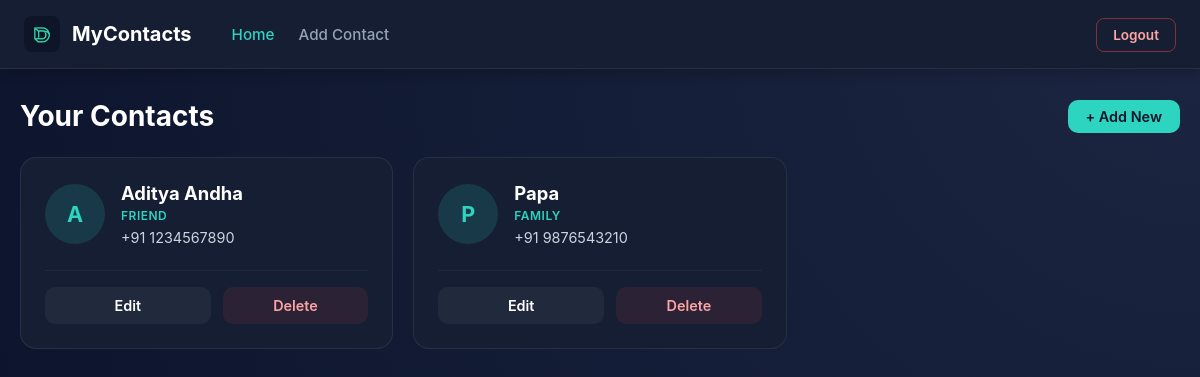
Page /home/ (signed in) on the committed database.
### home/models.py (models this page shows, shortened)
class Contact(models.Model):
    user = models.ForeignKey(
        User,
        on_delete=models.CASCADE,
        related_name='contacts'
    )
    image = models.ImageField(
        upload_to='contacts/',
        blank=True,
        null=True
    )
    name = models.CharField(max_length=100)
    contact_number = models.CharField(max_length=20)
    relation = models.CharField(max_length=50)

### home/views.py (the view)
# urls.py: 2. Add a URL to urlpatterns:  path('', views.home, name='home')
@login_required
def home(request):
    contacts = Contact.objects.filter(user=request.user)
    return render(request, 'home.html', {
        'contacts': contacts
    })

### templates/home.html (shortened to what this page needs)
{% extends 'base.html' %}
{% block nav_home %}active{% endblock %}
{% block content %}
<main class="main-content">
  {% if contacts %}
    <div class="contact-header">
      <h2>Your Contacts</h2>
      <a href="{% url 'add_contact' %}" class="btn-primary btn-small">+ Add New</a>
    </div>
    <div class="contact-grid">
      {% for contact in contacts %}
        <div class="contact-card">
          <div class="contact-info-wrapper">
            {% if contact.image %}
              <img src="{{ contact.image.url }}" alt="{{ contact.name }}" class="contact-avatar">
            {% else %}
              <div class="contact-avatar placeholder-avatar">
                {{ contact.name|slice:":1"|upper }}
              </div>
            {% endif %}
            <div class="contact-details">
              <h3>{{ contact.name }}</h3>
              <p class="contact-relation">{{ contact.relation }}</p>
              <p class="contact-number">{{ contact.contact_number }}</p>
            </div>
          </div>
          <div class="contact-actions">
            <a href="{% url 'edit_contact' contact.id %}" class="btn-edit">Edit</a>
            <form action="{% url 'delete_contact' %}" method="POST">
           <button type="submit" class="btn-delete">Delete</button>
           </form>
          </div>
        </div>
      {% endfor %}
    </div>
  {% else %}
    <div class="empty-state">
      <a href="{% url 'add_contact' %}" class="btn-huge-plus">+</a>
      <p class="empty-state-text">Add a new contact</p>
    </div>
  {% endif %}
</main>
{% endblock %}

### static/styles.css (style rules this page uses)
* { margin: 0; padding: 0; box-sizing: border-box; font-family: 'Inter', -apple-system, BlinkMacSystemFont, 'Segoe UI', Roboto, sans-serif; }
html, body { width: 100%; max-width: 100%; overflow-x: hidden; }
body { min-height: 100vh; background: radial-gradient(circle at top right, #1c2541, #0b132b); color: #f8fafc; display: flex; flex-direction: column; align-items: center; justify-content: center; padding: 20px; }
body.app-layout { display: block; padding: 0; }
.btn-primary { width: 100%; padding: 12px; background-color: #2dd4bf; color: #0b132b; font-size: 1rem; font-weight: 600; border: none; border-radius: 10px; cursor: pointer; text-align: center; text-decoration: none; display: inline-block; transition: background-color 0.2s ease, transform 0.1s ease; }
.btn-small, .btn-primary.btn-small { width: auto !important; display: inline-flex; align-items: center; justify-content: center; padding: 8px 18px; font-size: 0.9rem; white-space: nowrap; }
.main-content { max-width: 1200px; margin: 30px auto; padding: 0 20px; width: 100%; }
.contact-header { display: flex; justify-content: space-between; align-items: center; margin-bottom: 24px; gap: 16px; }
.contact-header h2 { font-size: 1.75rem; color: #fff; }
.contact-grid { display: grid; grid-template-columns: repeat(auto-fill, minmax(300px, 1fr)); gap: 20px; }
.contact-card { background: #151e33; border: 1px solid rgba(255, 255, 255, 0.08); border-radius: 16px; padding: 24px; display: flex; flex-direction: column; gap: 16px; transition: transform 0.2s ease, box-shadow 0.2s ease; }
.contact-info-wrapper { display: flex; align-items: center; gap: 16px; }
.contact-avatar { width: 60px; height: 60px; min-width: 60px; min-height: 60px; border-radius: 50%; object-fit: cover; flex-shrink: 0; background-color: #1e293b; }
.placeholder-avatar { display: flex; align-items: center; justify-content: center; font-size: 1.35rem; font-weight: 700; color: #2dd4bf; background-color: rgba(45, 212, 191, 0.15); text-transform: uppercase; user-select: none; }
.contact-details { overflow: hidden; }
.contact-details h3 { font-size: 1.15rem; color: #fff; margin-bottom: 4px; white-space: nowrap; overflow: hidden; text-overflow: ellipsis; }
.contact-relation { font-size: 0.75rem; color: #2dd4bf; text-transform: uppercase; letter-spacing: 0.5px; font-weight: 600; margin-bottom: 6px; }
.contact-number { font-size: 0.9rem; color: #cbd5e1; }
.contact-actions { display: flex; gap: 12px; margin-top: 8px; border-top: 1px solid rgba(255, 255, 255, 0.05); padding-top: 16px; }
.contact-actions form { flex: 1; display: flex; margin: 0; padding: 0; }
.btn-edit, .btn-delete { flex: 1; width: 100%; text-align: center; padding: 10px; border-radius: 10px; font-size: 0.9rem; font-weight: 600; text-decoration: none; transition: all 0.2s ease; box-sizing: border-box; }
.btn-edit { background-color: rgba(255, 255, 255, 0.05); color: #fff; }
.btn-delete { background-color: rgba(239, 68, 68, 0.1); color: #fca5a5; border: none; font-family: inherit; cursor: pointer; display: block; }

### rows in the picture
Contact: name "A", name "Aditya Andha", relation "FRIEND", contact_number "+91 1234567890"
Contact: name "P", name "Papa", relation "FAMILY", contact_number "+91 9876543210"
